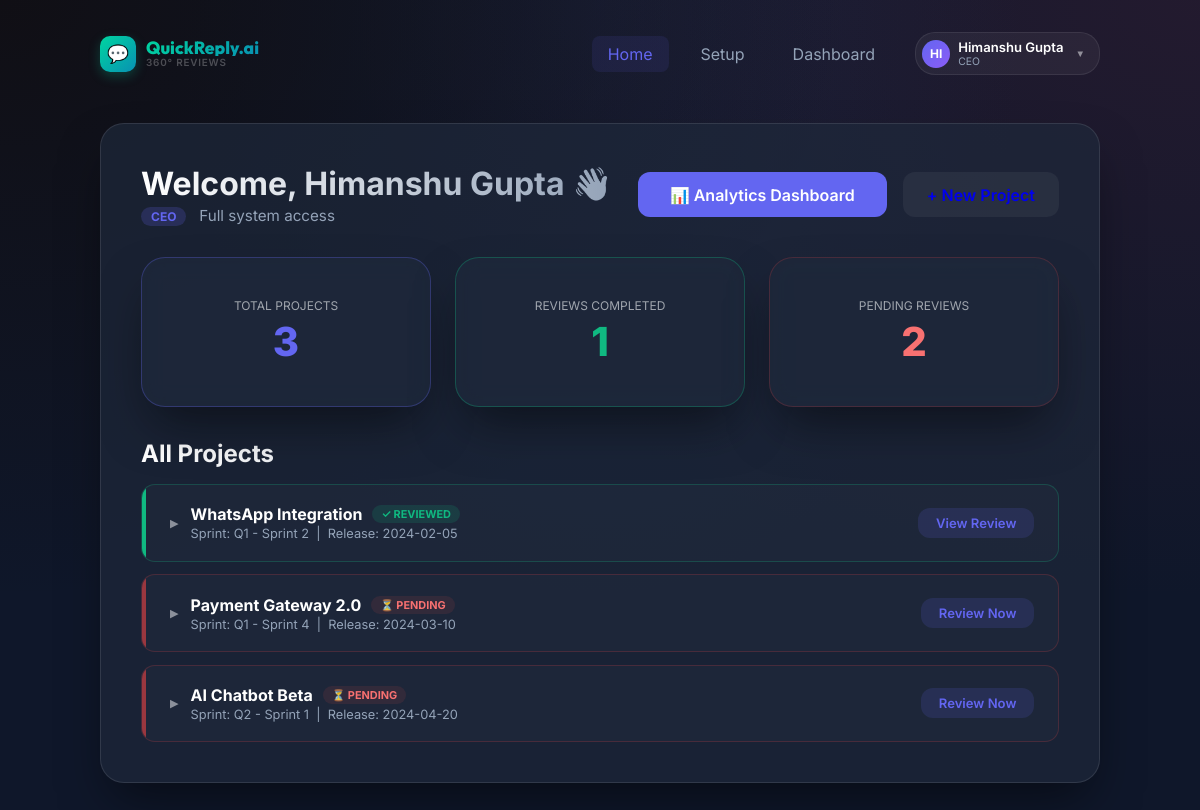
Screenshot of / (signed in) with the database file from the repository.
### models.py (models this page shows, shortened)
class User(SQLModel, table=True):
    id: Optional[int] = Field(default=None, primary_key=True)
    email: str = Field(unique=True, index=True)
    name: str
    role: str # Dev, QA, Product, Management
    is_admin: bool = False
    password_hash: str
    permissions: str = Field(default="{}") # JSON string for granular access

class Project(SQLModel, table=True):
    id: Optional[int] = Field(default=None, primary_key=True)
    name: str
    sprint: str
    design_date: date
    dev_start: date
    qa_start: date
    qa_end: date
    release_date: date
    dev_team: str # Stored as JSON string
    qa_team: str # Stored as JSON string
    product_owner: str
    dev_poc: str
    qa_poc: str
    tech_lead_name: str = Field(default="Niteesh Mahato") # Default for safety, but will be set in UI

### main.py (the view)
@app.get("/", response_class=HTMLResponse)
async def index(
    request: Request,
    profile_success: Optional[str] = None,
    profile_error: Optional[str] = None,
    session: Session = Depends(get_session),
    current_user: User = Depends(get_current_user)
):
    if not current_user: return RedirectResponse(url="/login")
    all_projects = session.exec(select(Project)).all()
    all_reviews = session.exec(select(Review)).all()
    if current_user.is_admin:
        user_projects = all_projects
    else:
        user_projects = [
            p for p in all_projects
            if current_user.name in json.loads(p.dev_team)
            or current_user.name in json.loads(p.qa_team)
            or current_user.name == p.product_owner
            or getattr(p, 'tech_lead_name', '') == current_user.name
        ]
    project_status = []
    for p in user_projects:
        submitted = any(r.reviewer_name == current_user.name and r.project_id == p.id for r in all_reviews)
        project_status.append({
            "project": p,
            "completed": submitted
        })
    my_reviews_received = [r for r in all_reviews if r.rated_person == current_user.name]
    my_role = current_user.role
    s1_avg = s2_avg = s3_avg = overall_avg = 0
    if my_reviews_received:
        s1_avg = round(sum(r.score_1 for r in my_reviews_received) / len(my_reviews_received), 2)
        s2_avg = round(sum(r.score_2 for r in my_reviews_received) / len(my_reviews_received), 2)
        s3_avg = round(sum(r.score_3 for r in my_reviews_received) / len(my_reviews_received), 2)
        overall_avg = round((s1_avg + s2_avg + s3_avg) / 3, 2)
    role_metrics = {
        "Dev": ("Accountability", "Productivity", "Coordination"),
        "QA": ("Test Coverage", "Bug Quality", "Communication"),
        "Product": ("Req Clarity", "Support", "Change Handle"),
        "Tech Lead": ("Technical Guidance", "Code Quality Support", "Team Mentorship"),
    }
    m1, m2, m3 = role_metrics.get(my_role, ("Metric 1", "Metric 2", "Metric 3"))
    my_reviews_given = [r for r in all_reviews if r.reviewer_name == current_user.name]
    given_by_project = {}
    for r in my_reviews_given:
        if r.project_id not in given_by_project:
            p_obj = session.get(Project, r.project_id)
            given_by_project[r.project_id] = {"project_name": p_obj.name if p_obj else "Unknown", "entries": []}
        given_by_project[r.project_id]["entries"].append(r)
    perms = json.loads(current_user.permissions)
    return templates.TemplateResponse(request=request, name="index.html", context={
        "request": request,
        "user": current_user,
        "project_status": project_status,
        "my_reviews_received": my_reviews_received,
        "s1_avg": s1_avg, "s2_avg": s2_avg, "s3_avg": s3_avg, "overall_avg": overall_avg,
        "m1": m1, "m2": m2, "m3": m3,
        "given_by_project": given_by_project,
        "total_received": len(my_reviews_received),
        "total_given": len(my_reviews_given),
        "perms_is_superadmin": perms.get("is_superadmin", False),
        "profile_success": profile_success,
        "profile_error": profile_error,
    })

### templates/index.html (shortened to what this page needs)
{% extends "layout.html" %}
{% block content %}
{% if user.is_admin %}
<div class="glass-card animate-fade">
    <div style="display: flex; justify-content: space-between; align-items: center; margin-bottom: 2rem;">
        <div>
            <h1 style="margin-bottom: 0.2rem;">Welcome, {{ user.name }} 👋</h1>
            <p style="color: var(--text-muted); margin: 0; font-size: 0.95rem;">
                <span style="background: rgba(99,102,241,0.2); color: var(--primary); padding: 2px 10px; border-radius: 12px; font-size: 0.75rem; font-weight: 700; text-transform: uppercase;">{{ user.role }}</span>
                &nbsp; Full system access
            </p>
        </div>
        <div style="display: flex; gap: 1rem;">
            <a href="/dashboard" class="btn btn-primary" style="padding: 0.8rem 2rem;">📊 Analytics Dashboard</a>
            <a href="/setup" class="btn" style="padding: 0.8rem 1.5rem; background: rgba(255,255,255,0.05);">+ New Project</a>
        </div>
    </div>
    <div style="display: grid; grid-template-columns: repeat(3, 1fr); gap: 1.5rem; margin-bottom: 2rem;">
        <div class="glass-card" style="text-align: center; margin-bottom: 0; border-color: rgba(99,102,241,0.3);">
            <div style="font-size: 0.75rem; opacity: 0.6; margin-bottom: 4px;">TOTAL PROJECTS</div>
            <div style="font-size: 2.5rem; font-weight: 800; color: var(--primary);">{{ project_status|length }}</div>
        </div>
        <div class="glass-card" style="text-align: center; margin-bottom: 0; border-color: rgba(16,185,129,0.3);">
            <div style="font-size: 0.75rem; opacity: 0.6; margin-bottom: 4px;">REVIEWS COMPLETED</div>
            <div style="font-size: 2.5rem; font-weight: 800; color: var(--accent);">{{ project_status | selectattr('completed') | list | length }}</div>
        </div>
        <div class="glass-card" style="text-align: center; margin-bottom: 0; border-color: rgba(239,68,68,0.2);">
            <div style="font-size: 0.75rem; opacity: 0.6; margin-bottom: 4px;">PENDING REVIEWS</div>
            <div style="font-size: 2.5rem; font-weight: 800; color: #f87171;">{{ project_status | rejectattr('completed') | list | length }}</div>
        </div>
    </div>
    <h2 style="margin-top: 1rem; margin-bottom: 1rem;">All Projects</h2>
    {% if project_status %}
    <div style="display: grid; gap: 0.8rem;">
        {% for item in project_status %}
        <div class="project-card-collapsible" style="border-radius: 14px; overflow: hidden; border: 1px solid {% if item.completed %}rgba(16,185,129,0.25){% else %}rgba(239,68,68,0.2){% endif %}; background: rgba(255,255,255,0.02);">
            <div class="project-card-header" onclick="toggleProject('p{{ item.project.id }}')"
                style="padding: 1.2rem 1.5rem; display: flex; justify-content: space-between; align-items: center; cursor: pointer; transition: background 0.2s; border-left: 4px solid {% if item.completed %}var(--accent){% else %}rgba(239,68,68,0.6){% endif %};">
                <div style="display: flex; align-items: center; gap: 12px;">
                    <span class="collapse-arrow" id="arrow-p{{ item.project.id }}" style="font-size: 0.7rem; opacity: 0.5; transition: transform 0.2s;">▶</span>
                    <div>
                        <div style="display: flex; align-items: center; gap: 10px;">
                            <span style="font-weight: 700; font-size: 1rem; color: #fff;">{{ item.project.name }}</span>
                            {% if item.completed %}
                            <span style="background: rgba(16,185,129,0.15); color: var(--accent); font-size: 0.68rem; font-weight: 700; padding: 2px 9px; border-radius: 20px;">✓ REVIEWED</span>
                            {% else %}
                            <span style="background: rgba(239,68,68,0.1); color: #f87171; font-size: 0.68rem; font-weight: 700; padding: 2px 9px; border-radius: 20px;">⏳ PENDING</span>
                            {% endif %}
                        </div>
                        <div style="color: var(--text-muted); font-size: 0.8rem; margin-top: 2px;">Sprint: {{ item.project.sprint }} &nbsp;|&nbsp; Release: {{ item.project.release_date }}</div>
                    </div>
                </div>
                <a href="/review?project_id={{ item.project.id }}" class="btn"
                    onclick="event.stopPropagation()"
                    style="background: rgba(99,102,241,0.15); color: var(--primary); padding: 0.45rem 1.1rem; font-size: 0.82rem; flex-shrink: 0;">
                    {% if item.completed %}View Review{% else %}Review Now{% endif %}
                </a>
            </div>
        </div>
        {% endfor %}
    </div>
    {% else %}
    <div style="text-align: center; padding: 4rem; color: var(--text-muted);">
        <p>No projects found. <a href="/setup" style="color: var(--primary);">Create one now →</a></p>
    </div>
    {% endif %}
</div>
{% endif %}
{% endblock %}

### templates/layout.html (shortened to what this page needs)
<!DOCTYPE html>
<html lang="en">
<head>
    <link rel="stylesheet" href="/static/style.css">
</head>
<body>
    <div class="container">
        <header style="margin-bottom: 3rem; display: flex; justify-content: space-between; align-items: center; position: relative;">
            <a href="/" class="qr-brand">
                <div class="qr-brand-icon">💬</div>
                <div>
                    <div class="qr-brand-name">QuickReply.ai</div>
                    <div class="qr-brand-sub">360° Reviews</div>
                </div>
            </a>
            <div style="display: flex; align-items: center; gap: 1.5rem; position: relative;">
                <nav class="sidebar-nav" style="margin: 0;">
                    {% set perms = request.session.get('permissions', {}) %}
                    {% set tabs = perms.get('tabs', []) %}
                    {% if 'home' in tabs %}<a href="/" id="nav-home">Home</a>{% endif %}
                    {% if 'setup' in tabs %}<a href="/setup" id="nav-setup">Setup</a>{% endif %}
                    {% if 'dashboard' in tabs %}<a href="/dashboard" id="nav-dash" class="btn-dashboard">Dashboard</a>{% endif %}
                </nav>
                {% set session_user_name = request.session.get('user_name', '') %}
                {% set session_user_role = request.session.get('user_role', '') %}
                <div style="position: relative;" id="profile-widget">
                    <div class="profile-trigger" onclick="toggleProfile()">
                        <div class="profile-avatar">{{ session_user_name[:2].upper() if session_user_name else '??' }}</div>
                        <div>
                            <div class="profile-name">{{ session_user_name if session_user_name else 'Profile' }}</div>
                            <div class="profile-role">{{ session_user_role }}</div>
                        </div>
                        <span style="font-size: 0.6rem; opacity: 0.5; margin-left: 4px;">▼</span>
                    </div>
                        {% set session_email = request.session.get('user') %}
                </div>
            </div>
        </header>
        <main class="animate-fade">
            {% block content %}{% endblock %}
        </main>
    </div>
</body>
</html>

### static/style.css (style rules this page uses)
:root { --primary: #6366f1; --primary-hover: #4f46e5; --bg-dark: #0f172a; --card-bg: rgba(30, 41, 59, 0.7); --text-main: #f8fafc; --text-muted: #94a3b8; --accent: #10b981; --danger: #ef4444; --glass-border: rgba(255, 255, 255, 0.1); }
* { margin: 0; padding: 0; box-sizing: border-box; font-family: 'Inter', sans-serif; }
body { background-color: var(--bg-dark); background-image: radial-gradient(at 0% 0%, hsla(253, 16%, 7%, 1) 0, transparent 50%), radial-gradient(at 50% 0%, hsla(225, 39%, 30%, 0.2) 0, transparent 50%), radial-gradient(at 100% 0%, hsla(339, 49%, 30%, 0.2) 0, transparent 50%); color: var(--text-main); min-height: 100vh; padding: 2rem; }
.container { max-width: 1000px; margin: 0 auto; }
.glass-card { background: var(--card-bg); backdrop-filter: blur(12px); -webkit-backdrop-filter: blur(12px); border: 1px solid var(--glass-border); border-radius: 24px; padding: 2.5rem; box-shadow: 0 25px 50px -12px rgba(0, 0, 0, 0.5); margin-bottom: 2rem; transition: transform 0.3s ease; }
h1, h2, h3 { margin-bottom: 1.5rem; background: linear-gradient(to right, #fff, #94a3b8); -webkit-background-clip: text; -webkit-text-fill-color: transparent; }
.btn { padding: 0.8rem 1.5rem; border-radius: 12px; border: none; cursor: pointer; font-weight: 600; transition: all 0.2s ease; text-decoration: none; display: inline-block; }
.btn-primary { background: var(--primary); color: white; }
.sidebar-nav { display: flex; gap: 1rem; margin-bottom: 2rem; }
.sidebar-nav a { color: var(--text-muted); text-decoration: none; padding: 0.5rem 1rem; border-radius: 8px; transition: all 0.2s; }
.sidebar-nav a.active { background: rgba(99, 102, 241, 0.1); color: var(--primary); }
.animate-fade { animation: fadeIn 0.5s ease forwards; }

### templates/layout.html (style rules this page uses)
.qr-brand { display: flex; align-items: center; gap: 10px; text-decoration: none; }
.qr-brand-icon { width: 36px; height: 36px; background: linear-gradient(135deg, #00d4a0, #0891b2); border-radius: 10px; display: flex; align-items: center; justify-content: center; font-size: 1.1rem; box-shadow: 0 4px 12px rgba(0,212,160,0.25); flex-shrink: 0; }
.qr-brand-name { font-family: 'Outfit', sans-serif; font-weight: 800; font-size: 1.1rem; background: linear-gradient(135deg, #00d4a0, #0891b2); -webkit-background-clip: text; -webkit-text-fill-color: transparent; background-clip: text; line-height: 1; }
.qr-brand-sub { font-size: 0.62rem; opacity: 0.5; letter-spacing: 0.08em; text-transform: uppercase; font-weight: 600; -webkit-text-fill-color: rgba(255,255,255,0.5); }
.profile-trigger { display: flex; align-items: center; gap: 8px; cursor: pointer; background: rgba(255,255,255,0.05); border: 1px solid rgba(255,255,255,0.08); border-radius: 20px; padding: 6px 14px 6px 6px; transition: all 0.2s; }
.profile-avatar { width: 28px; height: 28px; background: linear-gradient(135deg, var(--primary), #8b5cf6); border-radius: 50%; display: flex; align-items: center; justify-content: center; font-size: 0.75rem; font-weight: 700; color: #fff; }
.profile-name { font-size: 0.82rem; font-weight: 600; color: #fff; }
.profile-role { font-size: 0.65rem; color: var(--text-muted, #64748b); }

### rows the page displays
User: role "CEO", name "Himanshu Gupta", is_admin True (drawn)
Project: project.name "WhatsApp Integration", project.sprint "Q1 - Sprint 2", project.release_date "2024-02-05"
Project: project.name "Payment Gateway 2.0", project.sprint "Q1 - Sprint 4", project.release_date "2024-03-10"
Project: project.name "AI Chatbot Beta", project.sprint "Q2 - Sprint 1", project.release_date "2024-04-20"

### other values shown
{{ session_user_name[:2].upper() if session_user_name else '??' }} "HI"
{{ session_user_name if session_user_name else 'Profile' }} "Himanshu Gupta"
{{ project_status|length }} "3"
{{ project_status | selectattr('completed') | list | length }} "1"
{{ project_status | rejectattr('completed') | list | length }} "2"
